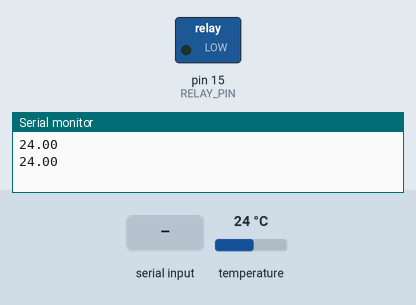
This sketch was run on a simulated Arduino Uno, built with avr-gcc and run on an emulated ATmega328P. Shown: switched loads named in the sketch (green lamp = pin HIGH), the last lines printed to the serial monitor. The inputs (shaded band) are chosen by the test bench; at power-on: temperature 24 °C.

Above: at 1.8 s.
1.9 s: "1,90,45\n" received over Serial
At 5.2 s:
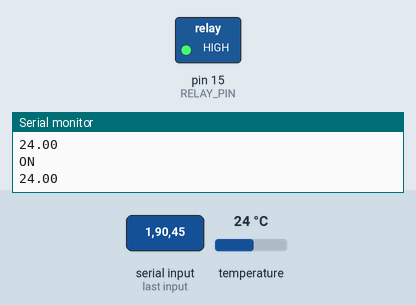
5.5 s: "1,90\n" received over Serial
At 9.2 s:
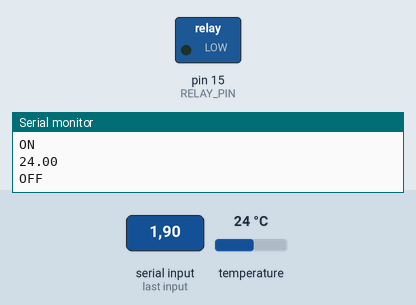
Timing chart, 0 to 10.7 s (numbered marks = the images above; inputs shaded):
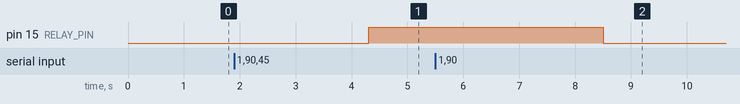

The sketch:

sous_vide.ino
```cpp
#include <OneWire.h>
#include <DallasTemperature.h>

// Data wire is plugged into pin 3 on the Arduino
#define ONE_WIRE_BUS 14
#define RELAY_PIN 15

// Setup a oneWire instance to communicate with any OneWire devices
OneWire oneWire(ONE_WIRE_BUS);

// Pass our oneWire reference to Dallas Temperature.
DallasTemperature sensors(&oneWire);

//DeviceAddress thermometer = { 0x28, 0x81, 0x63, 0xB3, 0x05, 0x00, 0x00, 0xB0 };

float setpoint = -1;
unsigned long endTime;
float epsilon = 2.0;
boolean goingUp = false;

void setup(void)
{
  // start serial port
  Serial.begin(57600);

  // Start up the library
  sensors.begin();
  // set the resolution to 10 bit (good enough?)
  //  sensors.setResolution(thermometer, 10);
  endTime = millis();
  pinMode(RELAY_PIN,OUTPUT);
}

float getAndPrintTemperature()
{
  float tempC = sensors.getTempCByIndex(0);
  if (tempC == -127.00) {
    Serial.println("ERROR");
  } else {
    Serial.println(tempC);
  }

  return tempC;
}

void readSerial()
{
   if (Serial.available()) {
     int identifier = Serial.parseInt();
     if (identifier == 1) {
       unsigned long seconds = Serial.parseInt();

       setpoint = Serial.parseFloat();

       unsigned long currentTime = millis();
       endTime = currentTime + seconds * 1000;
       delay(2000);
     } else if (identifier == 2) {
       epsilon = Serial.parseInt();
     }
   }
}
void loop(void)
{
  sensors.requestTemperatures();

  float temp = getAndPrintTemperature();

  readSerial();

  if (setpoint < 0) {
    // yet to receive a command
    return;
  }

  if (millis() > endTime) {
     // stop cooking
   setpoint = -1;
   digitalWrite(RELAY_PIN, LOW);
     Serial.println("DONE");
   goingUp = false;
   return;
  }

  if (goingUp && temp > setpoint) {
     // we passed the threshold, now let's turn off the heater and go down
     digitalWrite(RELAY_PIN, LOW);
     Serial.println("OFF");
     goingUp = false;
  } else if (! goingUp && temp < setpoint - 2 * epsilon) {
     // we should turn on the heater if we are below the top threshold
     digitalWrite(RELAY_PIN, HIGH);
     Serial.println("ON");
     goingUp = true;
  }
}
```

Measured:
- after the input at 1.9 s, pin 15 (RELAY_PIN): LOW → HIGH after 2.4 s
- after the input at 5.5 s, pin 15 (RELAY_PIN): HIGH → LOW after 3.0 s
